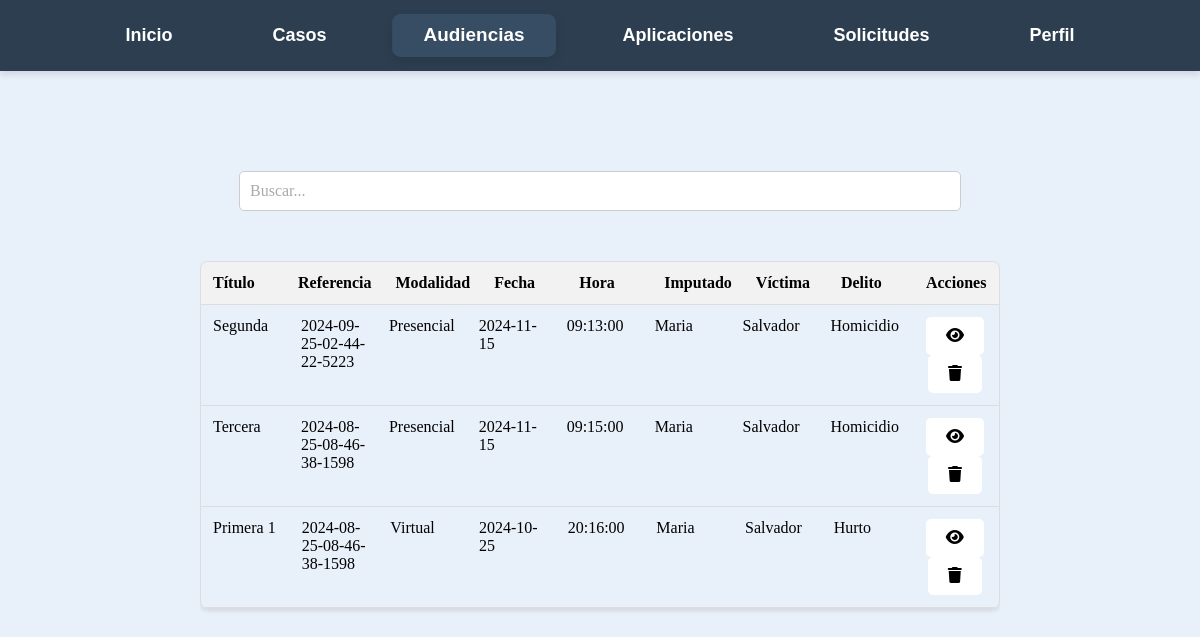
The page /Audiencias/Buscar_Audiencias.php (signed in) on the database its author committed.
### tables this page shows
CREATE TABLE `audiencias` (
  `id` int(11) NOT NULL,
  `titulo` varchar(255) NOT NULL,
  `caso` varchar(50) NOT NULL,
  `modalidad` varchar(50) NOT NULL,
  `fecha` date NOT NULL,
  `hora` time NOT NULL,
  `imputado` varchar(255) NOT NULL,
  `victima` varchar(255) NOT NULL,
  `delito` varchar(50) NOT NULL,
  `descripcion` text DEFAULT NULL,
  `juzgado` varchar(50) NOT NULL,
  `abogado` varchar(50) NOT NULL,
  `fiscal` varchar(50) NOT NULL,
  `sala` varchar(50) NOT NULL,
  `juez_suplente` varchar(50) NOT NULL
);

### Audiencias/Buscar_Audiencias.php (the view, shortened to what this page needs)
<?php
$servername = "localhost";
$username = "root";
$password = "";
$dbname = "legalcc";
$conn = new mysqli($servername, $username, $password, $dbname);
$user_id = $_SESSION['user_id'];
$sql = "SELECT tipo FROM usuarios WHERE id = ?";
$stmt = $conn->prepare($sql);
$stmt->bind_param("i", $user_id);
$stmt->execute();
$stmt->bind_result($tipo_usuario);
?>
<!DOCTYPE html>
<html>
<head>
    <link rel="stylesheet" href="https://cdnjs.cloudflare.com/ajax/libs/font-awesome/6.0.0-beta3/css/all.min.css">
</head>
<body>
<nav>
        <ul>
            <li><a href="/Pagina_principal.php">Inicio</a></li>
            <li>
                <a href="/Casos/Buscar_Casos.php">Casos</a>
            </li>
            <li><a href="/Audiencias/Buscar_Audiencias.php" class="active">Audiencias</a></li>
            <li><a href="/apps.php">Aplicaciones</a></li>
            <?php if ($tipo_usuario === 'juez'): ?>
            <li><a href="/Audiencias/ver_solicitudes.php">Solicitudes</a></li>
            <?php endif; ?>
            <li>
                <a href="/formularios/Perfil.php">Perfil</a>
            </li>
        </ul>
    </nav>
<div class="table-container2">
<input type="text" id="searchInput" placeholder="Buscar...">
</div>
<div class="table-container">
<div class="custom-table" id="audienciasTable">
        <div class="table-header">
            <div class="table-cell">Título</div>
            <div class="table-cell">Referencia</div>
            <div class="table-cell">Modalidad</div>
            <div class="table-cell">Fecha</div>
            <div class="table-cell">Hora</div>
            <div class="table-cell">Imputado</div>
            <div class="table-cell">Víctima</div>
            <div class="table-cell">Delito</div>
            <div class="table-cell">Acciones</div>
        </div>
        <?php
    $servername = "localhost";
    $username = "root";
    $password = "";
    $database = "legalcc";
    $conn = new mysqli($servername, $username, $password, $database);
$sql = "SELECT * FROM audiencias ORDER BY fecha DESC";
    $result = $conn->query($sql);
    if ($result->num_rows > 0) {
        echo "<div class='table'>";
        while($row = $result->fetch_assoc()) {
            echo "<div class='table-row'>";
            echo "<div class='table-cell'>" . $row["titulo"] . "</div>";
            echo "<div class='table-cell'>" . $row["caso"] . "</div>";
            echo "<div class='table-cell'>" . $row["modalidad"] . "</div>";
            echo "<div class='table-cell'>" . $row["fecha"] . "</div>";
            echo "<div class='table-cell'>" . $row["hora"] . "</div>";
            echo "<div class='table-cell'>" . $row["imputado"] . "</div>";
            echo "<div class='table-cell'>" . $row["victima"] . "</div>";
            echo "<div class='table-cell'>" . $row["delito"] . "</div>";
            echo "<div class='table-cell'>";
            echo "<center><a class='edit-button' href='ver_audiencia.php?id=" . $row["id"] . "'><i class='fa fa-eye'></i></a></center>";
            if ($tipo_usuario === 'juez') {
                echo "<center><a class='edit-button' href='#' onclick='eliminar(" . $row["id"] . ")'><i class='fa fa-trash'></i></a></center>";
            }
            echo "</div>";
            echo "</div>";
        }
        echo "</div>";
    } else {
        echo "<center>No hay audiencias registradas.</center>";
    }
    ?>
    </div>
</div>
</body>
</html>

### Audiencias/Buscar_Audiencias.php (style rules this page uses)
body { font-family: 'Bahnschrift', sans-serif; background-color: #e8f0fa; margin: 0; padding: 0; display: flex; flex-direction: column; height: 100vh; }
nav { background-color: #2c3e50; padding: 15px 0; box-shadow: 0 4px 6px rgba(0, 0, 0, 0.1); }
ul { list-style-type: none; margin: 0; padding: 0; display: flex; justify-content: center; gap: 40px; }
ul li { position: relative; }
ul li a { text-decoration: none; color: white; font-size: 18px; font-weight: bold; padding: 10px 30px; display: block; transition: background-color 0.3s ease, transform 0.2s ease; border-radius: 8px; }
.active { background-color:#374D63; transform: scale(1.05); box-shadow: 0 4px 10px rgba(0, 0, 0, 0.1); }
.table-container { margin: 0 auto; max-width: 800px; height: 400px; overflow-y: auto; font-family: Bahnschrift; }
.table-container2 { margin: 0 auto; max-width: 800px; font-family: Bahnschrift; }
.custom-table { display: flex; flex-direction: column; border: 1px solid #ddd; border-radius: 8px; overflow: hidden; box-shadow: 0 2px 4px rgba(0, 0, 0, 0.1); font-family: Bahnschrift; }
.table-header, .table-row { display: flex; font-family: Bahnschrift; }
.table-cell { flex: 1; padding: 12px; border-bottom: 1px solid #ddd; font-family: Bahnschrift; }
.table-header { font-weight: bold; background-color: #f2f2f2; font-family: Bahnschrift; }
#searchInput { padding: 10px; width: 700px; border: 1px solid #ccc; border-radius: 5px; font-size: 16px; transition: border-color 0.3s ease; margin-top: 100px; margin-block-end: 50px; font-family: Bahnschrift; }
::placeholder { color: #aaa; font-family: Bahnschrift; }
.edit-button { display: inline-block; background-color: white; color: black; padding: 10px 20px; text-decoration: none; border: none; border-radius: 5px; cursor: pointer; font-family: Bahnschrift; }

### rows shown on the page
audiencias: titulo "Segunda", caso "2024-09-25-02-44-22-5223", modalidad "Presencial", fecha "2024-11-15", hora "09:13:00", imputado "Maria", victima "Salvador", delito "Homicidio"
audiencias: titulo "Tercera", caso "2024-08-25-08-46-38-1598", modalidad "Presencial", fecha "2024-11-15", hora "09:15:00", imputado "Maria", victima "Salvador", delito "Homicidio"
audiencias: titulo "Primera 1", caso "2024-08-25-08-46-38-1598", modalidad "Virtual", fecha "2024-10-25", hora "20:16:00", imputado "Maria", victima "Salvador", delito "Hurto"
